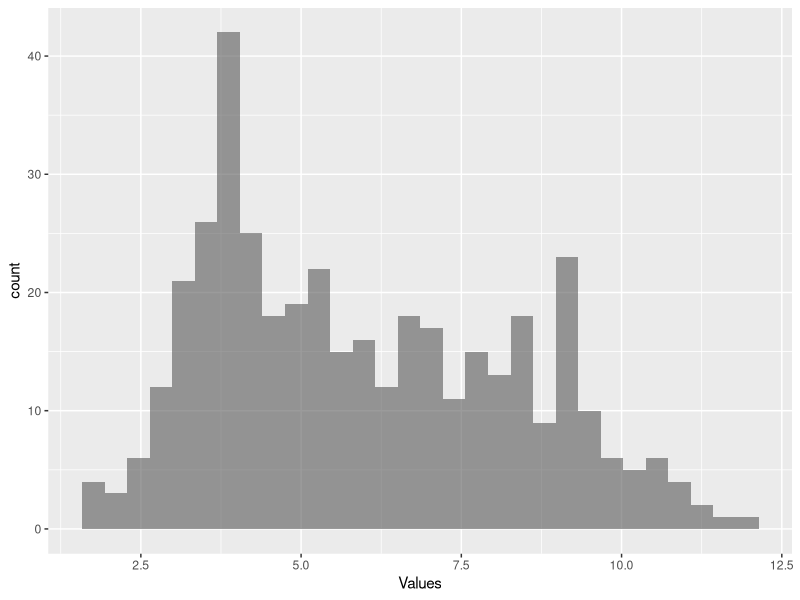
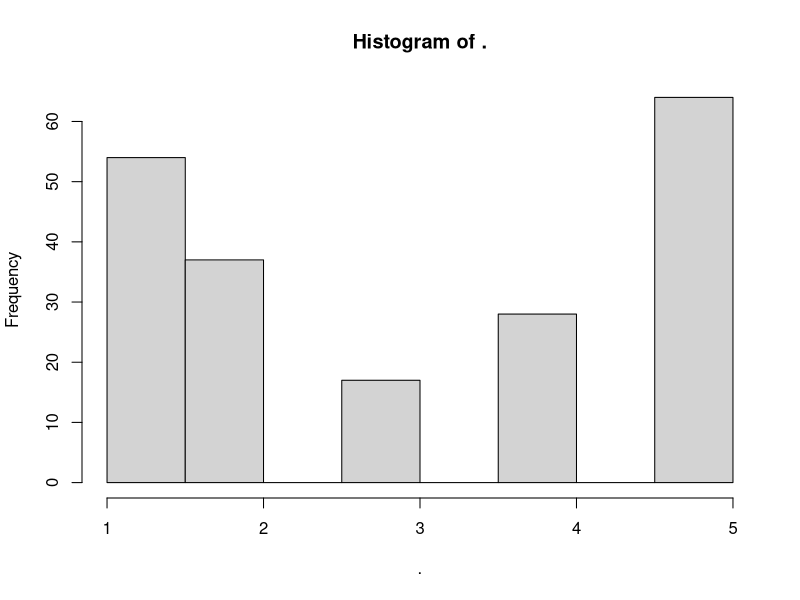
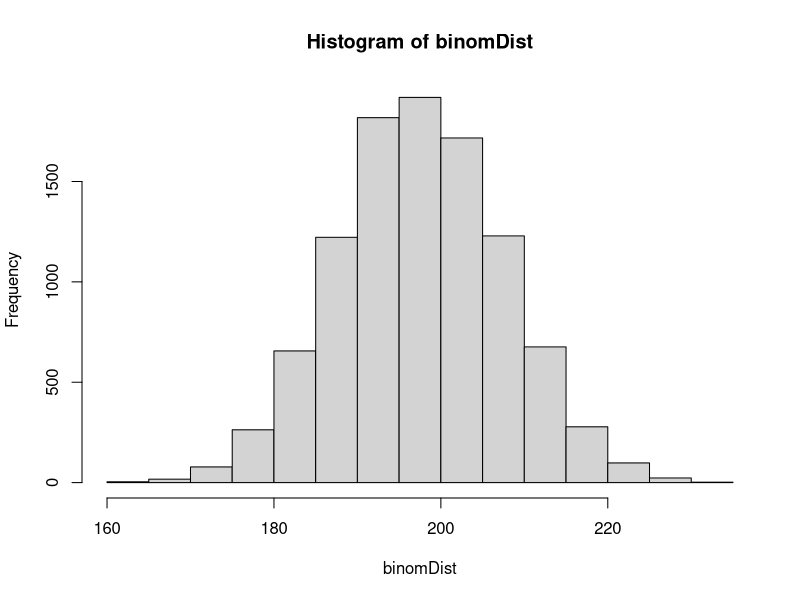
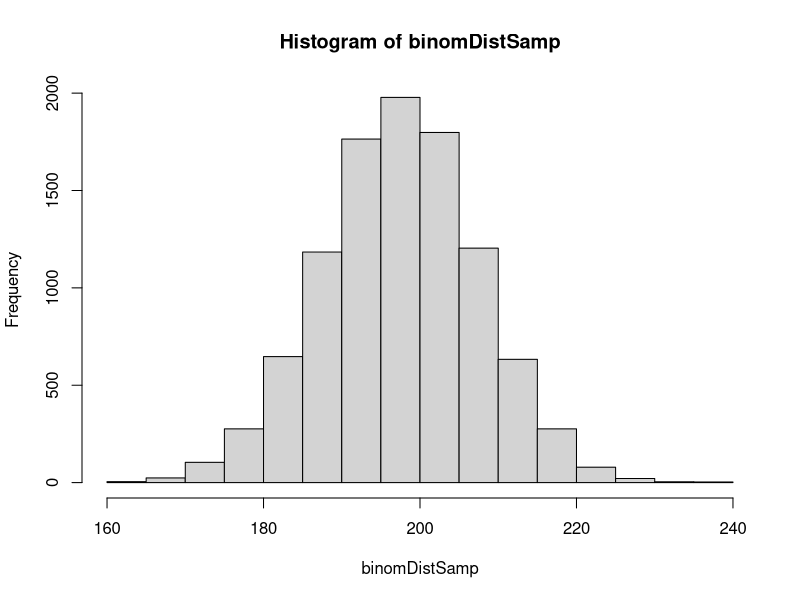
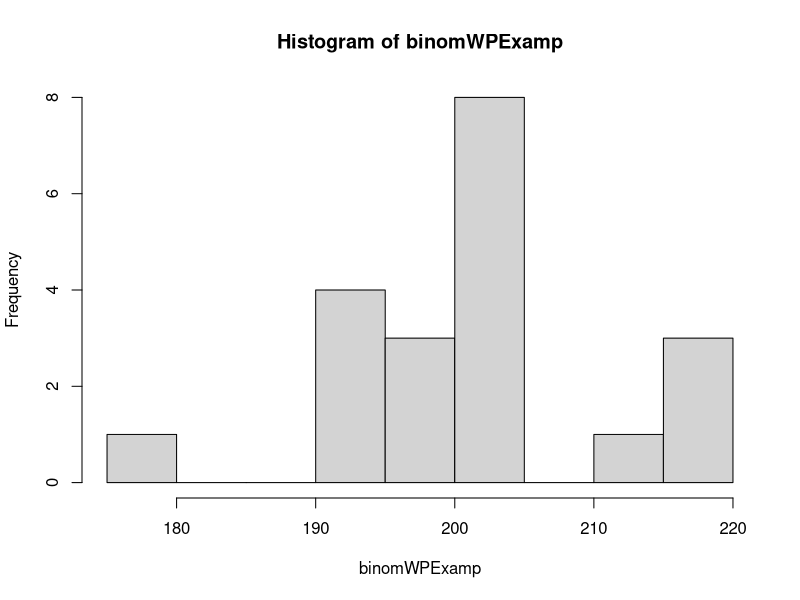
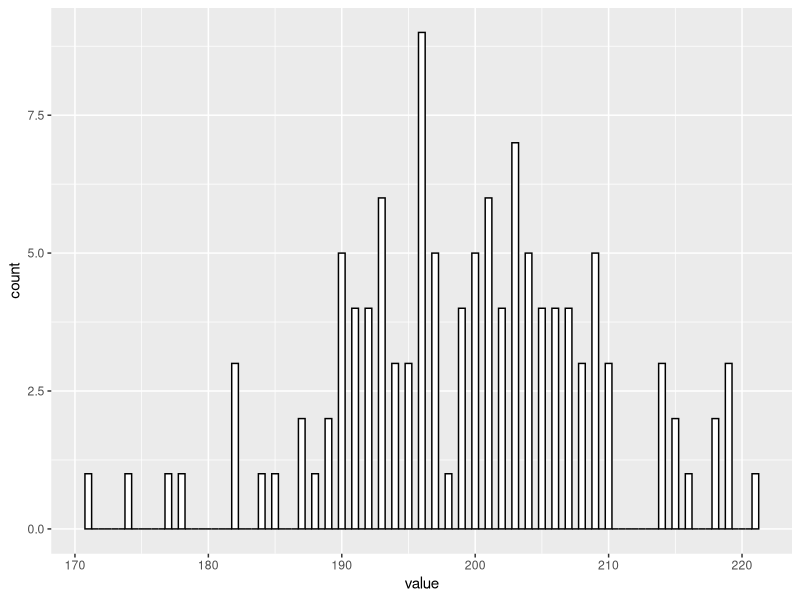
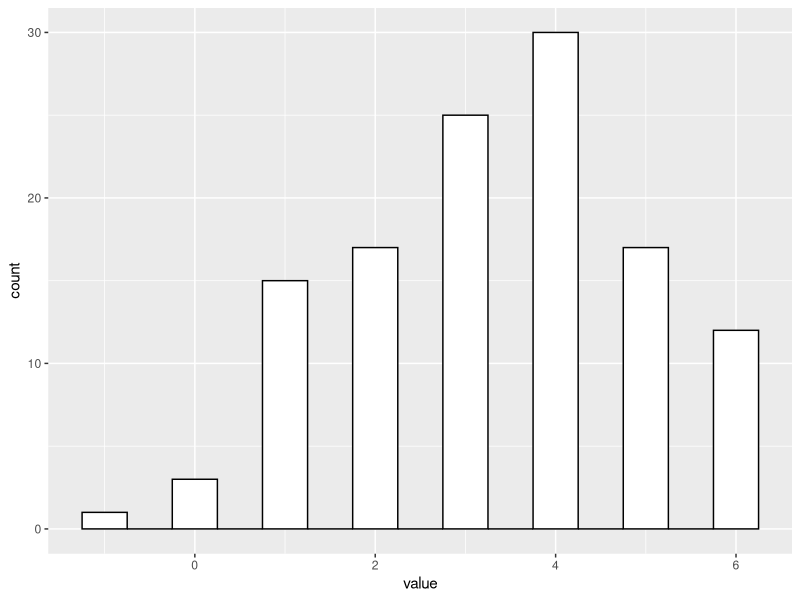
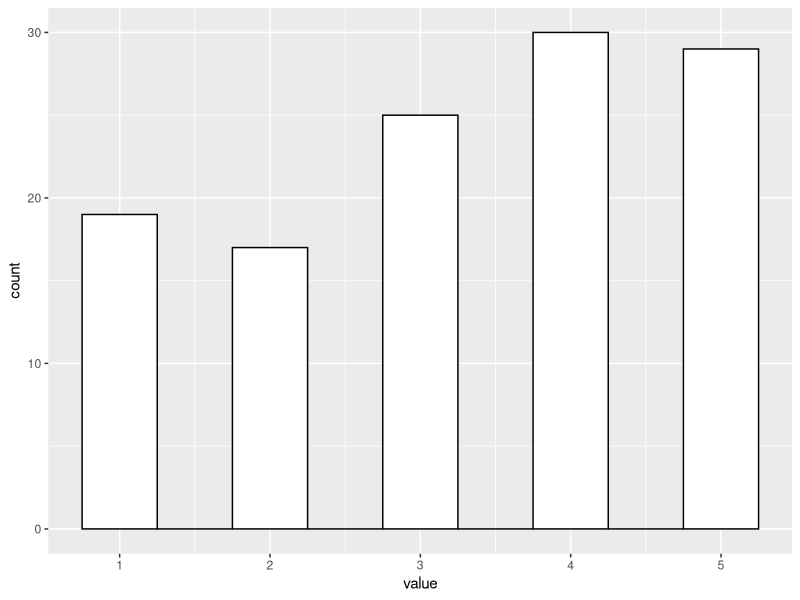

These figures' R source, in order: (Note: this script raises an error after producing the figures.)
## ---- chunk 1
knitr::opts_chunk$set(error = TRUE)

#Sets our seed
set.seed(9999)
## ---- chunk 2
# load your packages here:
suppressPackageStartupMessages(library(tidyverse))
## ---- chunk 3
dataNormal1 <- data.frame("Values" = rnorm(200, mean = 4),
                         #Creates a grouping factor for our data
                         "Group" = "Group1")

dataNormal2 <- data.frame("Values" = rnorm(200, mean = 8, sd = 1.5),
                         #Creates a grouping factor for our data
                         "Group" = "Group2")
## ---- chunk 4
dataNormalCombined <- rbind(dataNormal1,dataNormal2)
## ---- chunk 5
ggplot(dataNormalCombined,aes(x=Values)) +
  geom_histogram(alpha=0.6, position = 'identity')
## ---- chunk 6
summary(dataNormal1)
summary(dataNormal2)
summary(dataNormalCombined)
## ---- chunk 7
t.test(dataNormalCombined$Values~dataNormalCombined$Group)
## ---- chunk 8
#this is not a true inverted normal distribution. but it's symmetrical and does the general thing?
sample(c(1,2,3,4,5), 200, replace=T, prob = c(30,15,10,15,30)) %>% 
  hist()

## ---- chunk 9
#Add code for your initial distribution here. Make sure to use rDistributionFunction (ie, rbinom, rnorm, rchisq, etc) so that random numbers are generated.
set.seed(1337)

binomDist <- rbinom(n=10000,size=396,prob=.5)
hist(binomDist)

#Replicate your distribution with the sample function.
binomDistSamp <- sample(c(seq(0,396)), #scale points
       10000, replace=T, prob = c(dbinom(seq(0,396),size = 396,prob = .5)))
hist(binomDistSamp)

## ---- chunk 10
set.seed(1337)
#Creates our matrix
binomWPExamp <-matrix(nrow=20,ncol=1)
#for loop to iterate over rows.  Does not need to have a second nested loop because there's only one column
for(j in 1:20){
  binomWPExamp[j,1] <- rbinom(n=1,size=396,prob=.5)
  }

dataBinomWPExamp <- as.data.frame(binomWPExamp)

hist(binomWPExamp)
## ---- chunk 11
set.seed(1337)
#Creates our matrix
binomWPExamp2 <-matrix(nrow=20,ncol=6)
#for loop to iterate over individuals
for(i in 1:20){
  #for loop to iterate over items within individuals
  for(j in 1:6){
      binomWPExamp2[i,j] <- rbinom(n=1,size=396,prob=.5) 
    }
}
dataBinomWPExamp2 <- as.data.frame(binomWPExamp2)
dataBinomWPExamp2Long <- gather(dataBinomWPExamp2, key = "key", value = "value", V1:V6, factor_key = FALSE)

#switched to ggplot instead of hist
ggplot(dataBinomWPExamp2Long, aes(value)) +
  geom_histogram(binwidth=0.5,color="black", fill="white")
## ---- chunk 12
set.seed(1337)
#Creates our matrix
normalWPSample <-matrix(nrow=20,ncol=6)
#for loop to iterate over individuals
for(i in 1:20){
  #for loop to iterate over items within individuals
  for(j in 1:6){
    #first response randomly generated and set as the center point for all remaining responses
    if(j==1){ #remember j is our row, so this will sample a new center point whenever we are  on item 1 for a person.
      wInMean<-sample(1:5,1) #sets our mean. Could save in our matrix if we want to know it
          #We will sample a value that is the center point, or deviates from it by 1 or 2
      normalWPSample[i,j] <- sample(c(wInMean - 2, wInMean - 1, wInMean, 
                                      wInMean + 1, wInMean + 2), 
                                    #probabilities to sample these values
                                    1, replace=T, prob = c(6, 24, 40, 24, 6)) 
    }
    #all responses past first response. This function is the same as above, 
    #but we don't need to sample a value for the center point because we already have it
    else{
      normalWPSample[i,j] <- sample(c(wInMean - 2, wInMean - 1, wInMean, 
                                      wInMean + 1, wInMean + 2), 
                                    1, replace=T, prob = c(6, 24, 40, 24, 6)) 
    }
  }
}
dataNormalWPSample <- as.data.frame(normalWPSample)
dataNormalWPSampleLong <- gather(dataNormalWPSample, key = "key", value = "value", V1:V6, factor_key = FALSE)

#switched to ggplot instead of hist
ggplot(dataNormalWPSampleLong, aes(value)) +
  geom_histogram(binwidth=0.5,color="black", fill="white")
## ---- chunk 13
#If there is a number greater than 5 replace it with 5
dataNormalWPSampleLong[dataNormalWPSampleLong>5]<-5
#If there is a number less than 1 replace it with 1
dataNormalWPSampleLong[dataNormalWPSampleLong<1]<-1

ggplot(dataNormalWPSampleLong, aes(value)) +
  geom_histogram(binwidth=0.5,color="black", fill="white")
## ---- chunk 14
FILL_THIS_IN
